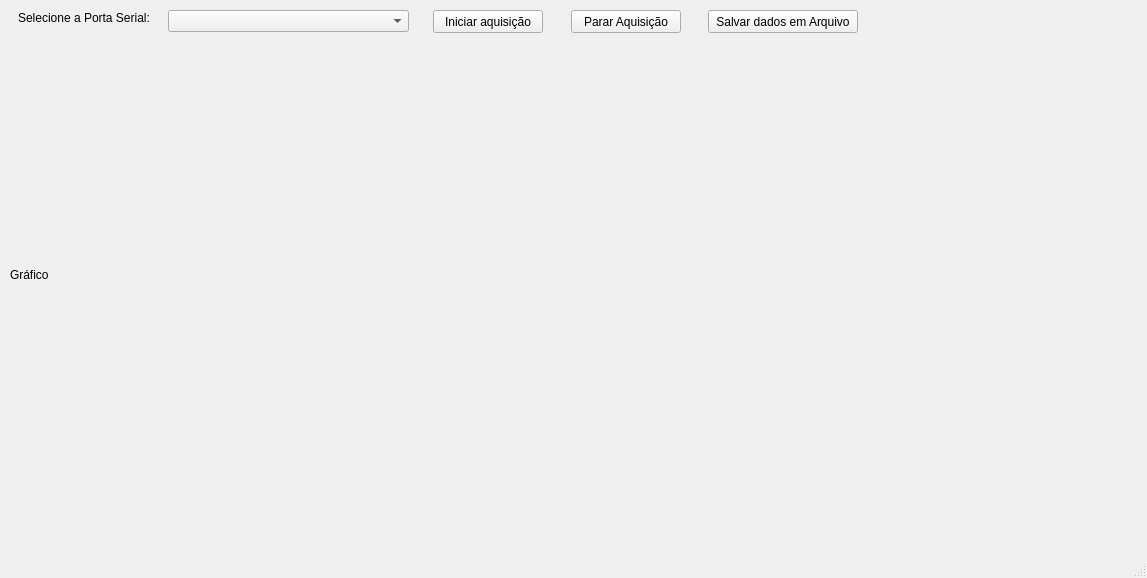
<?xml version="1.0" encoding="UTF-8"?>
<ui version="4.0">
 <class>Supervisorio</class>
 <widget class="QMainWindow" name="Supervisorio">
  <property name="enabled">
   <bool>true</bool>
  </property>
  <property name="geometry">
   <rect>
    <x>0</x>
    <y>0</y>
    <width>1147</width>
    <height>578</height>
   </rect>
  </property>
  <property name="windowTitle">
   <string>MainWindow</string>
  </property>
  <widget class="QWidget" name="centralwidget">
   <widget class="QComboBox" name="comboBoxPortasSeriais">
    <property name="geometry">
     <rect>
      <x>168</x>
      <y>10</y>
      <width>241</width>
      <height>22</height>
     </rect>
    </property>
   </widget>
   <widget class="QLabel" name="labelPortaSerial">
    <property name="geometry">
     <rect>
      <x>18</x>
      <y>10</y>
      <width>150</width>
      <height>16</height>
     </rect>
    </property>
    <property name="text">
     <string>Selecione a Porta Serial:</string>
    </property>
   </widget>
   <widget class="QWidget" name="verticalLayoutWidget">
    <property name="geometry">
     <rect>
      <x>10</x>
      <y>40</y>
      <width>1071</width>
      <height>471</height>
     </rect>
    </property>
    <layout class="QVBoxLayout" name="verticalLayout">
     <item>
      <widget class="QLabel" name="labelGrafico">
       <property name="maximumSize">
        <size>
         <width>300</width>
         <height>20</height>
        </size>
       </property>
       <property name="text">
        <string>Gráfico</string>
       </property>
      </widget>
     </item>
    </layout>
   </widget>
   <widget class="QPushButton" name="pushButtonSalvar">
    <property name="geometry">
     <rect>
      <x>708</x>
      <y>10</y>
      <width>150</width>
      <height>23</height>
     </rect>
    </property>
    <property name="text">
     <string>Salvar dados em Arquivo</string>
    </property>
   </widget>
   <widget class="QPushButton" name="pushButtonParar">
    <property name="geometry">
     <rect>
      <x>571</x>
      <y>10</y>
      <width>110</width>
      <height>23</height>
     </rect>
    </property>
    <property name="text">
     <string>Parar Aquisição</string>
    </property>
   </widget>
   <widget class="QPushButton" name="pushButtonIniciar">
    <property name="geometry">
     <rect>
      <x>433</x>
      <y>10</y>
      <width>110</width>
      <height>23</height>
     </rect>
    </property>
    <property name="text">
     <string>Iniciar aquisição</string>
    </property>
   </widget>
  </widget>
  <widget class="QMenuBar" name="menubar">
   <property name="geometry">
    <rect>
     <x>0</x>
     <y>0</y>
     <width>1147</width>
     <height>26</height>
    </rect>
   </property>
  </widget>
  <widget class="QStatusBar" name="statusbar"/>
 </widget>
 <resources/>
 <connections/>
</ui>
